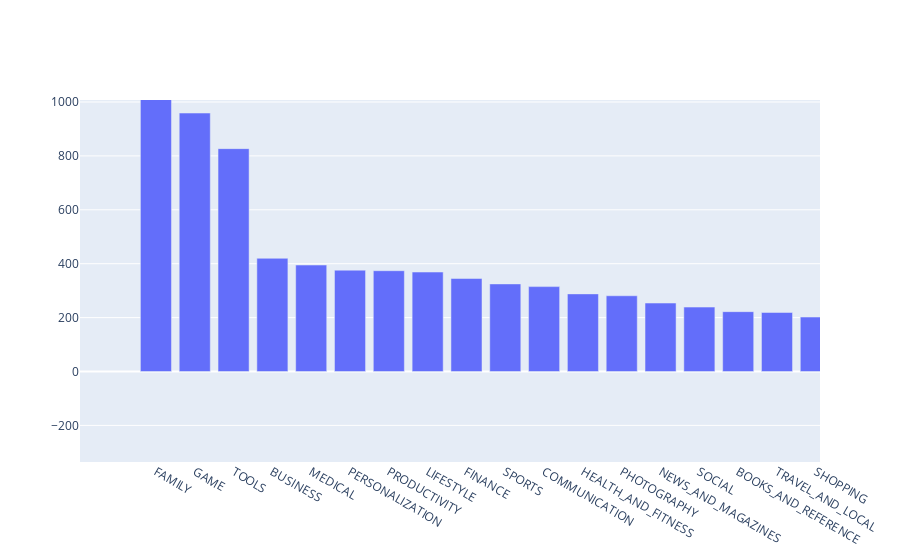

Here is the notebook cell this chart was saved with:
### Markdown cell above
## 3. Exploring app categories
<p>With more than 1 billion active users in 190 countries around the world, Google Play continues to be an important distribution platform to build a global audience. For businesses to get their apps in front of users, it's important to make them more quickly and easily discoverable on Google Play. To improve the overall search experience, Google has introduced the concept of grouping apps into categories.</p>
<p>This brings us to the following questions:</p>
<ul>
<li>Which category has the highest share of (active) apps in the market? </li>
<li>Is any specific category dominating the market?</li>
<li>Which categories have the fewest number of apps?</li>
</ul>
<p>We will see that there are <code>33</code> unique app categories present in our dataset. <em>Family</em> and <em>Game</em> apps have the highest market prevalence. Interestingly, <em>Tools</em>, <em>Business</em> and <em>Medical</em> apps are also at the top.</p>

### Code cell
import plotly
plotly.offline.init_notebook_mode(connected=True)
import plotly.graph_objs as go

# Print the total number of unique categories
num_categories = len(apps['Category'].unique())
print('Number of categories = ', num_categories)

# Count the number of apps in each 'Category'. Sort in descending order depending on number of apps in each category
num_apps_in_category = apps['Category'].value_counts().sort_values(ascending = False)

data = [go.Bar(
        x = num_apps_in_category.index, # index = category name
        y = num_apps_in_category.values, # value = count
)]

plotly.offline.iplot(data)

### Figure 1 — Plotly figure (JSON) as saved in the notebook; plotly's stock layout.template omitted (floating-point values rounded to 4 significant figures)
{"data": [{"type": "bar", "x": ["FAMILY", "GAME", "TOOLS", "BUSINESS", "MEDICAL", "PERSONALIZATION", "PRODUCTIVITY", "LIFESTYLE", "FINANCE", "SPORTS", "COMMUNICATION", "HEALTH_AND_FITNESS", "PHOTOGRAPHY", "NEWS_AND_MAGAZINES", "SOCIAL", "BOOKS_AND_REFERENCE", "TRAVEL_AND_LOCAL", "SHOPPING", "DATING", "VIDEO_PLAYERS", "MAPS_AND_NAVIGATION", "EDUCATION", "FOOD_AND_DRINK", "ENTERTAINMENT", "AUTO_AND_VEHICLES", "LIBRARIES_AND_DEMO", "WEATHER", "HOUSE_AND_HOME", "ART_AND_DESIGN", "EVENTS", "PARENTING", "COMICS", "BEAUTY"], "y": [1832, 959, 827, 420, 395, 376, 374, 369, 345, 325, 315, 288, 281, 254, 239, 222, 219, 202, 171, 163, 131, 119, 112, 102, 85, 84, 79, 74, 64, 64, 60, 56, 53]}], "layout": {"autosize": true, "xaxis": {"autorange": false, "range": [-1.956, 17.11], "type": "category"}, "yaxis": {"autorange": false, "range": [-335.8, 1007.0], "type": "linear"}}}
